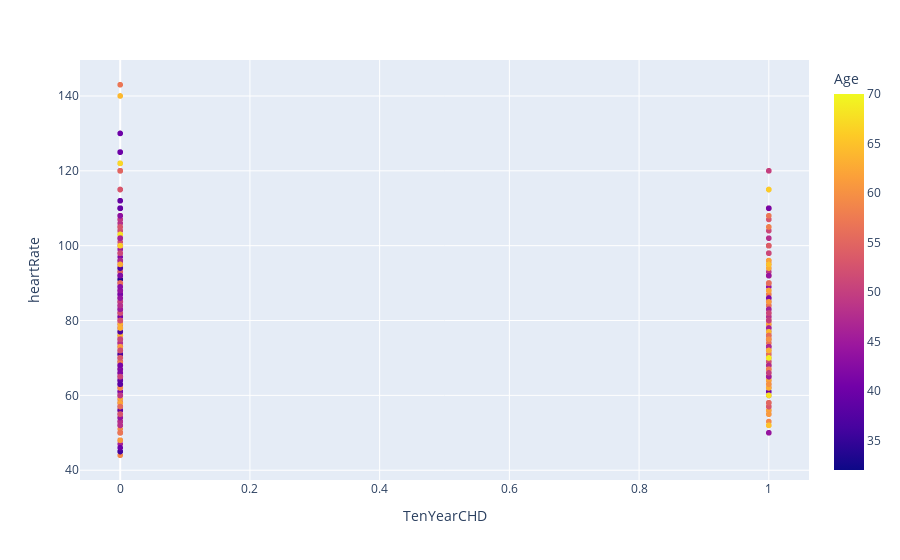

The code cell stored with this chart in its notebook:
### Markdown cell above
There are 3579 patents with no heart disease and 562 patients with risk of heart disease.

### Code cell
import plotly.express as px
fig = px.scatter(HeartDatasets, x="TenYearCHD", y="heartRate", color="Age")
fig.show()

### Figure 1 — Plotly figure (JSON) as saved in the notebook; plotly's stock layout.template omitted (floating-point values rounded to 4 significant figures; data arrays with more than 128 entries replaced by an {"elided": "..."} marker saying what was removed)
{"data": [{"hovertemplate": "TenYearCHD=%{x}<br>heartRate=%{y}<br>Age=%{marker.color}<extra></extra>", "legendgroup": "", "marker": {"color": {"elided": "4238 int values"}, "coloraxis": "coloraxis", "symbol": "circle"}, "mode": "markers", "name": "", "showlegend": false, "type": "scattergl", "x": {"elided": "4238 int values"}, "xaxis": "x", "y": {"elided": "4238 float values"}, "yaxis": "y"}], "layout": {"coloraxis": {"colorbar": {"title": {"text": "Age"}}, "colorscale": [[0, "#0d0887"], [0.1111, "#46039f"], [0.2222, "#7201a8"], [0.3333, "#9c179e"], [0.4444, "#bd3786"], [0.5556, "#d8576b"], [0.6667, "#ed7953"], [0.7778, "#fb9f3a"], [0.8889, "#fdca26"], [1, "#f0f921"]]}, "legend": {"tracegroupgap": 0}, "margin": {"t": 60}, "xaxis": {"anchor": "y", "domain": [0, 1], "title": {"text": "TenYearCHD"}}, "yaxis": {"anchor": "x", "domain": [0, 1], "title": {"text": "heartRate"}}}}
